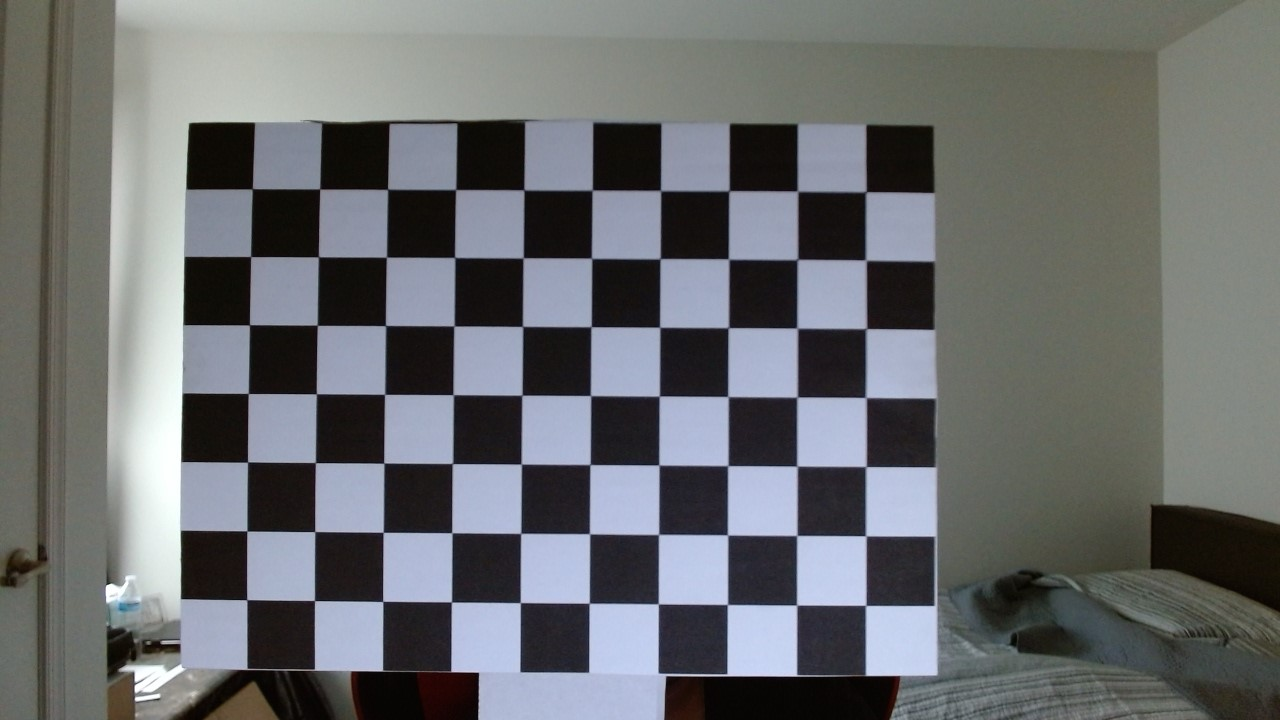
#> input picture HW3/checker1.jpg, 1280 x 720 px
$ jupyter execute Problem_1.ipynb
#> lines starting #> are read from the running program, lines starting #| are printed output that depends on the picture; after the words box and inside, x2 and y2 are one past the last pixel; in counts of white or black regions, pixels touching at a corner belong together; long printed decimals are rounded
[cell 1]
import numpy as np
import cv2 as cv
import matplotlib.pyplot as plt
import glob

# I tired using an iphone but due to high res (12MP) it was taking too long
# Thus I decided to use my webcam and forced it to a 0.9MP (1280x720) and it speeded up the process

CHECKERBOARD_DIM = (7,10)


# Make corresponding 3D world points (assuming each square is 1 unit away)
# (0,0,0) (1,0,0) ... (6,0,0) (0,1,0)...(6,1,0) (0,9,0)..(6,9,0) Only inner points of checker
objectPoints_3D = np.zeros((1, CHECKERBOARD_DIM[0]* CHECKERBOARD_DIM[1],3), np.float32)
objectPoints_3D[0, :, :2] = np.mgrid[0:CHECKERBOARD_DIM[0],0:CHECKERBOARD_DIM[1]].T.reshape(-1, 2)


temp = objectPoints_3D[:,:,0].copy()
objectPoints_3D[:,:,0] = objectPoints_3D[:,:,1]
objectPoints_3D[:,:,1] = temp

# [6 lines of commented-out code are left out]
points_3D = []
points_2D = []

image = glob.glob('checker1.jpg')
# iterate trough all 21 checker images
for filename in image:
    img = cv.imread(filename)
#> img is the input picture: shape (720, 1280, 3); mean B, G, R 110.8, 109, 106.6

    gray = cv.cvtColor(img,cv.COLOR_BGR2GRAY)
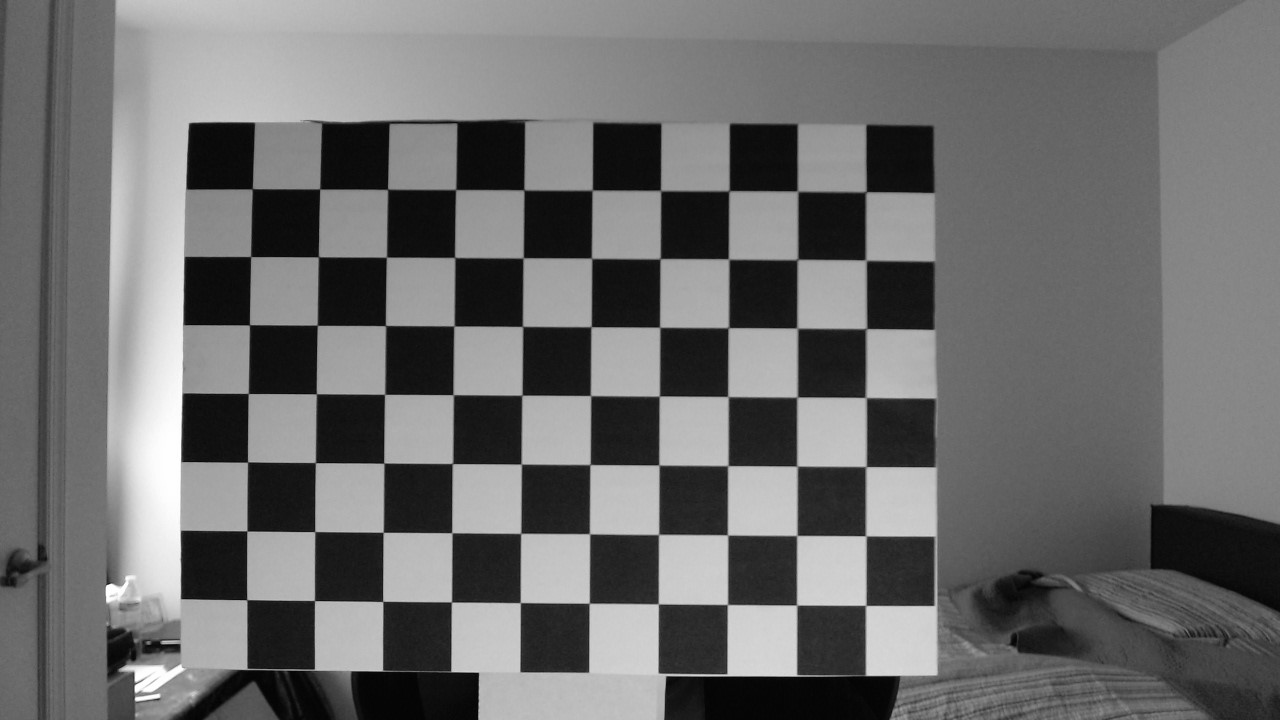
#> gray: shape (720, 1280); min 1, max 255, mean 108.5

    ret, corners = cv.findChessboardCorners(gray, CHECKERBOARD_DIM,None)
#> ret = True; corners = 70 rows, first 8: [866.5, 191.9], [866, 259.9], [866.5, 328.4], [866, 397.5], [866, 466.7], [866, 535.9], [865.8, 605.5], [797.3, 190.7]

    corners = corners[::-1]
#> corners = 70 rows, first 8: [246.5, 599.7], [246.7, 530.9], [247.5, 462], [248.4, 393.4], [249.5, 324.9], [250.9, 256.4], [252, 188.8], [314.4, 600.5]
    corners2 = np.zeros_like(corners)
    for i in range(0,CHECKERBOARD_DIM[0]*CHECKERBOARD_DIM[1]-1,CHECKERBOARD_DIM[0]):
        corners2[i:i+CHECKERBOARD_DIM[0],:,:] = corners[i:i+CHECKERBOARD_DIM[0],:,:][::-1]
#> after the loop, corners2 = 70 rows, first 8: [252, 188.8], [250.9, 256.4], [249.5, 324.9], [248.4, 393.4], [247.5, 462], [246.7, 530.9], [246.5, 599.7], [319.7, 188.9]

    points_3D.append(objectPoints_3D)
    points_2D.append(corners2)

    cv.drawChessboardCorners(img, CHECKERBOARD_DIM,corners2, ret)
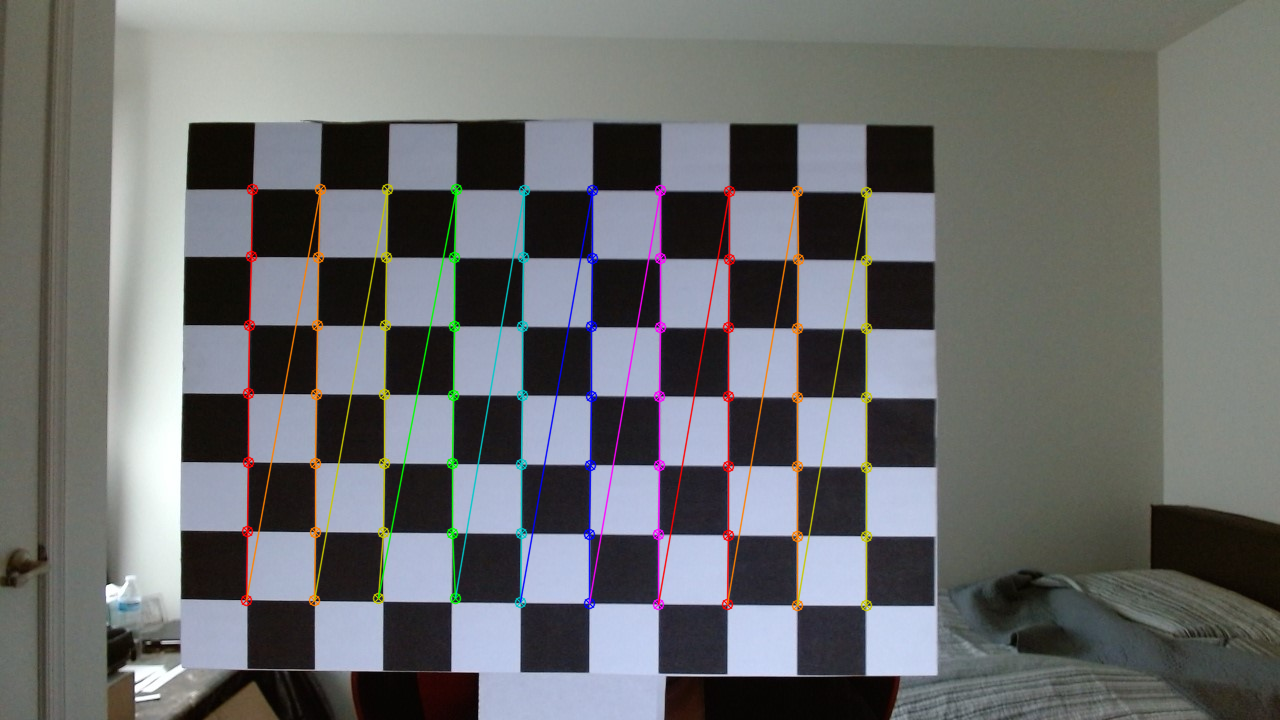
#> img: shape (720, 1280, 3); 3.16% of pixels changed, all inside (x1, y1, x2, y2) = (240, 183, 873, 612)
    cv.imshow('img', img)
    cv.waitKey(0)
    cv.destroyAllWindows()

# Once we have all point pairs I use the built in function of OpenCV to find intrinsic and extrinsic matrix for each Image
ret, matrix, distortion, r_vecs, t_vecs = cv.calibrateCamera(points_3D, points_2D, gray.shape[::-1], None, None)
#> ret = 0.943; matrix = [[1457.5, 0, 572.3], [0, 1460, 398.9], [0, 0, 1]]; distortion = [[-0.202, 5.5, 0.00112, 0.000239, -50.63]]; r_vecs = ([-0.0285, 0.0169, 0.00738],); t_vecs = ([-4.71, -3.08, 21.33],)

# Displaying Intrinsic Matrix (focal length and scale)
print("Camera Intrinsic matrix:")
print(matrix)
#| [[1.45750689e+03 0.00000000e+00 5.72298577e+02]
#|  [0.00000000e+00 1.46004781e+03 3.98878154e+02]
#|  [0.00000000e+00 0.00000000e+00 1.00000000e+00]]

r_mat = []
# Displaying unique extrinsic matrix for each images (rotation matix and translation vector)
# OpenCV returns a rotation vector and must be converted to rotation matrix
for i in range(len(r_vecs)):
    r_mat_i = np.zeros((3,3))
    cv.Rodrigues(r_vecs[i],r_mat_i)
    r_mat.append(r_mat_i)
    print("\nExtrensic Matrix for Image {0} :-".format(i+1))
    print("\n Rotation Matrix:")
    print(r_mat[i])
    print("\n Translation Vectors:")
    #t_vecs[i] = tuple(list(t_vecs[i]).insert(3,1))
    print(t_vecs[i])
    print("-------------------------------------------------------------------")
#> this loop made 1 pass
#> r_mat_i on pass 1: [[0, 0, 0], [0, 0, 0], [0, 0, 0]]
#| Extrensic Matrix for Image 1 :-
#|  Rotation Matrix:
#| [[ 0.9998  -0.007623  0.01678]
#|  [ 0.007142  0.9996  0.02853]
#|  [-0.01699 -0.02841  0.9995]]
#|  Translation Vectors:
#| [[-4.711]
#|  [-3.084 ]
#|  [21.332]]
#| -------------------------------------------------------------------
#> after the loop, r_mat = [[[1, -0.00762, 0.0168], [0.00714, 1, 0.0285], [-0.017, -0.0284, 0.999]]]

# OPenCV or python has no built-in function to show extrinsinc param in one plot.
# Thus I used Matlab to make the graph using Camera Calibration tool
# The results for focal length and intrinsic matrix match with certain margin of error.
# however Matlab has origin of corners in top left and OpenCv in top right
# Causing some extrinsinc param to differ. I will just dispaly the plot according to matlab.

pattern = cv.imread("patternCentric.png")
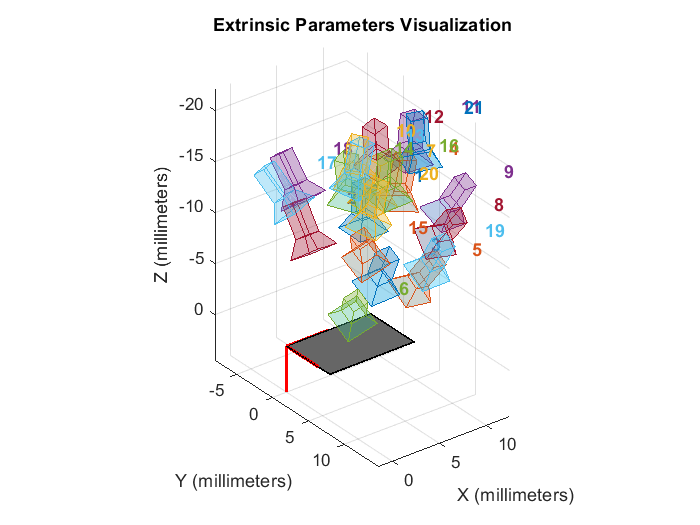
#> input picture HW3/patternCentric.png, 700 x 525 px
#> pattern is the input picture: shape (525, 700, 3); mean B, G, R 245, 245.2, 245.1
plt.imshow(pattern)
plt.show()

camera = cv.imread("cameraCentric.png")
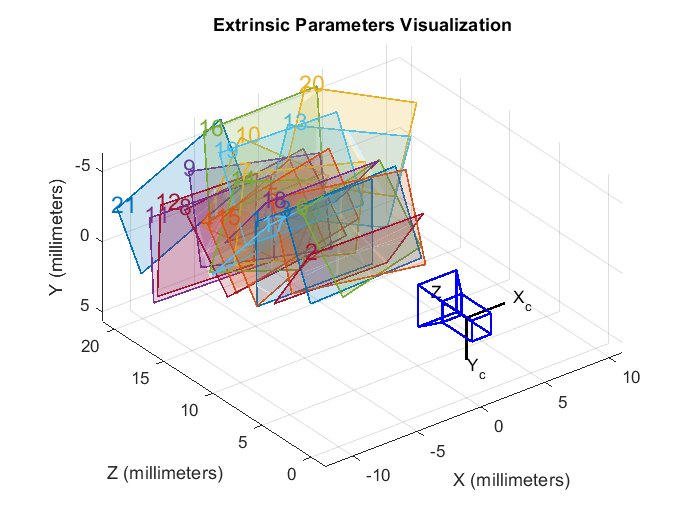
#> input picture HW3/cameraCentric.png, 700 x 525 px
#> camera is the input picture: shape (525, 700, 3); mean B, G, R 239, 239.3, 240.3
plt.imshow(camera)
plt.show()
